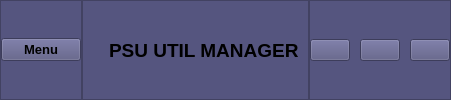
     <widget class="QFrame" name="header_frame">
      <property name="styleSheet">
       <string notr="true">background-color: rgb(85, 85, 127);</string>
      </property>
      <property name="frameShape">
       <enum>QFrame::NoFrame</enum>
      </property>
      <property name="frameShadow">
       <enum>QFrame::Raised</enum>
      </property>
      <layout class="QHBoxLayout" name="horizontalLayout">
       <property name="spacing">
        <number>0</number>
       </property>
       <property name="leftMargin">
        <number>0</number>
       </property>
       <property name="topMargin">
        <number>0</number>
       </property>
       <property name="rightMargin">
        <number>0</number>
       </property>
       <property name="bottomMargin">
        <number>0</number>
       </property>
       <item>
        <widget class="QFrame" name="header_left_frame">
         <property name="frameShape">
          <enum>QFrame::StyledPanel</enum>
         </property>
         <property name="frameShadow">
          <enum>QFrame::Raised</enum>
         </property>
         <layout class="QHBoxLayout" name="horizontalLayout_4">
          <property name="spacing">
           <number>0</number>
          </property>
          <property name="leftMargin">
           <number>0</number>
          </property>
          <property name="topMargin">
           <number>0</number>
          </property>
          <property name="rightMargin">
           <number>0</number>
          </property>
          <property name="bottomMargin">
           <number>0</number>
          </property>
          <item alignment="Qt::AlignLeft">
           <widget class="QPushButton" name="open_close_side_bar_btn">
            <property name="font">
             <font>
              <pointsize>10</pointsize>
              <weight>75</weight>
              <bold>true</bold>
             </font>
            </property>
            <property name="text">
             <string>Menu</string>
            </property>
            <property name="icon">
             <iconset>
              <normaloff>icon/feather/align-left.png</normaloff>icon/feather/align-left.png</iconset>
            </property>
            <property name="iconSize">
             <size>
              <width>32</width>
              <height>32</height>
             </size>
            </property>
           </widget>
          </item>
         </layout>
        </widget>
       </item>
       <item>
        <widget class="QFrame" name="header_center_frame">
         <property name="frameShape">
          <enum>QFrame::StyledPanel</enum>
         </property>
         <property name="frameShadow">
          <enum>QFrame::Raised</enum>
         </property>
         <layout class="QHBoxLayout" name="horizontalLayout_3">
          <item alignment="Qt::AlignRight">
           <widget class="QLabel" name="label_2">
            <property name="font">
             <font>
              <pointsize>14</pointsize>
             </font>
            </property>
            <property name="text">
             <string/>
            </property>
            <property name="pixmap">
             <pixmap resource="icons.qrc">:/icons/icon/feather/airplay.png</pixmap>
            </property>
           </widget>
          </item>
          <item alignment="Qt::AlignRight">
           <widget class="QLabel" name="label">
            <property name="font">
             <font>
              <pointsize>14</pointsize>
              <weight>75</weight>
              <bold>true</bold>
             </font>
            </property>
            <property name="text">
             <string>PSU UTIL MANAGER</string>
            </property>
           </widget>
          </item>
         </layout>
        </widget>
       </item>
       <item alignment="Qt::AlignRight">
        <widget class="QFrame" name="header_night_frame">
         <property name="frameShape">
          <enum>QFrame::StyledPanel</enum>
         </property>
         <property name="frameShadow">
          <enum>QFrame::Raised</enum>
         </property>
         <layout class="QHBoxLayout" name="horizontalLayout_2">
          <property name="spacing">
           <number>10</number>
          </property>
          <property name="leftMargin">
           <number>0</number>
          </property>
          <property name="topMargin">
           <number>0</number>
          </property>
          <property name="rightMargin">
           <number>0</number>
          </property>
          <property name="bottomMargin">
           <number>0</number>
          </property>
          <item>
           <widget class="QPushButton" name="minimize_window_button">
            <property name="text">
             <string/>
            </property>
            <property name="icon">
             <iconset resource="icons.qrc">
              <normaloff>:/icons/icon/feather/minimize.png</normaloff>:/icons/icon/feather/minimize.png</iconset>
            </property>
           </widget>
          </item>
          <item>
           <widget class="QPushButton" name="restore_window_button">
            <property name="text">
             <string/>
            </property>
            <property name="icon">
             <iconset resource="icons.qrc">
              <normaloff>:/icons/icon/feather/minimize (1).png</normaloff>:/icons/icon/feather/minimize (1).png</iconset>
            </property>
            <property name="iconSize">
             <size>
              <width>16</width>
              <height>16</height>
             </size>
            </property>
           </widget>
          </item>
          <item>
           <widget class="QPushButton" name="close_window_button">
            <property name="text">
             <string/>
            </property>
            <property name="icon">
             <iconset resource="icons.qrc">
              <normaloff>:/icons/icon/feather/close-window.png</normaloff>:/icons/icon/feather/close-window.png</iconset>
            </property>
            <property name="iconSize">
             <size>
              <width>16</width>
              <height>16</height>
             </size>
            </property>
           </widget>
          </item>
         </layout>
        </widget>
       </item>
      </layout>
     </widget>
